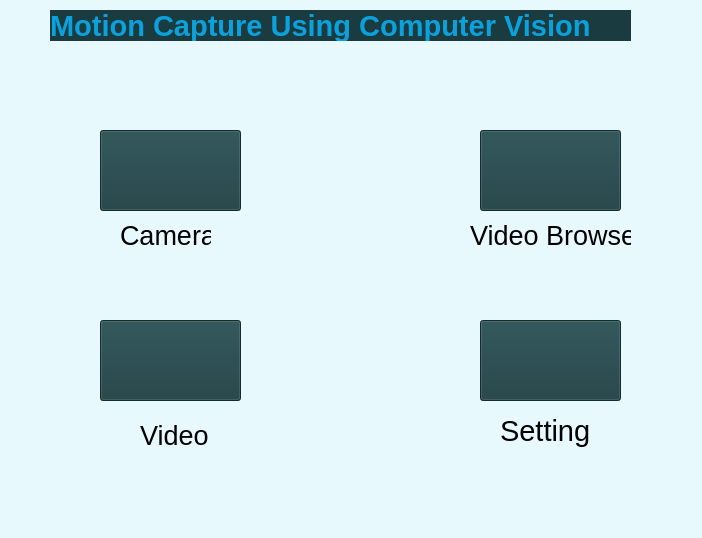
<?xml version="1.0" encoding="UTF-8"?>
<ui version="4.0">
 <class>MainWindow</class>
 <widget class="QMainWindow" name="MainWindow">
  <property name="geometry">
   <rect>
    <x>0</x>
    <y>0</y>
    <width>702</width>
    <height>538</height>
   </rect>
  </property>
  <property name="windowTitle">
   <string>MainWindow</string>
  </property>
  <property name="styleSheet">
   <string notr="true">background-color:rgb(232, 249, 253);</string>
  </property>
  <widget class="QWidget" name="centralwidget">
   <widget class="QPushButton" name="pushButton">
    <property name="geometry">
     <rect>
      <x>100</x>
      <y>130</y>
      <width>141</width>
      <height>81</height>
     </rect>
    </property>
    <property name="styleSheet">
     <string notr="true">image: url(:/new profile/7.png);
background-color: rgb(26, 60, 64);</string>
    </property>
    <property name="text">
     <string/>
    </property>
   </widget>
   <widget class="QPushButton" name="pushButton_2">
    <property name="geometry">
     <rect>
      <x>480</x>
      <y>130</y>
      <width>141</width>
      <height>81</height>
     </rect>
    </property>
    <property name="styleSheet">
     <string notr="true">image: url(:/new profile/9.png);
background-color:rgb(26, 60, 64);</string>
    </property>
    <property name="text">
     <string/>
    </property>
   </widget>
   <widget class="QPushButton" name="pushButton_3">
    <property name="geometry">
     <rect>
      <x>480</x>
      <y>320</y>
      <width>141</width>
      <height>81</height>
     </rect>
    </property>
    <property name="styleSheet">
     <string notr="true">background-color:rgb(26, 60, 64);


image: url(:/new profile/6.png);</string>
    </property>
    <property name="text">
     <string/>
    </property>
   </widget>
   <widget class="QPushButton" name="pushButton_4">
    <property name="geometry">
     <rect>
      <x>100</x>
      <y>320</y>
      <width>141</width>
      <height>81</height>
     </rect>
    </property>
    <property name="styleSheet">
     <string notr="true">image: url(:/new profile/8.png);
background-color:rgb(26, 60, 64);</string>
    </property>
    <property name="text">
     <string/>
    </property>
   </widget>
   <widget class="QLabel" name="label">
    <property name="geometry">
     <rect>
      <x>50</x>
      <y>10</y>
      <width>581</width>
      <height>31</height>
     </rect>
    </property>
    <property name="font">
     <font>
      <pointsize>22</pointsize>
      <weight>75</weight>
      <bold>true</bold>
     </font>
    </property>
    <property name="styleSheet">
     <string notr="true">background-color: rgb(26, 60, 64);
  color: rgb(10, 161, 221);</string>
    </property>
    <property name="text">
     <string>Motion Capture Using Computer Vision</string>
    </property>
   </widget>
   <widget class="QLabel" name="label_2">
    <property name="geometry">
     <rect>
      <x>120</x>
      <y>220</y>
      <width>91</width>
      <height>31</height>
     </rect>
    </property>
    <property name="font">
     <font>
      <pointsize>20</pointsize>
     </font>
    </property>
    <property name="styleSheet">
     <string notr="true"/>
    </property>
    <property name="text">
     <string>Camera </string>
    </property>
   </widget>
   <widget class="QLabel" name="label_3">
    <property name="geometry">
     <rect>
      <x>470</x>
      <y>220</y>
      <width>161</width>
      <height>31</height>
     </rect>
    </property>
    <property name="font">
     <font>
      <pointsize>20</pointsize>
     </font>
    </property>
    <property name="text">
     <string>Video Browse </string>
    </property>
   </widget>
   <widget class="QLabel" name="label_4">
    <property name="geometry">
     <rect>
      <x>140</x>
      <y>420</y>
      <width>71</width>
      <height>31</height>
     </rect>
    </property>
    <property name="font">
     <font>
      <pointsize>20</pointsize>
     </font>
    </property>
    <property name="text">
     <string>Video</string>
    </property>
   </widget>
   <widget class="QLabel" name="label_5">
    <property name="geometry">
     <rect>
      <x>500</x>
      <y>410</y>
      <width>91</width>
      <height>41</height>
     </rect>
    </property>
    <property name="font">
     <font>
      <pointsize>22</pointsize>
     </font>
    </property>
    <property name="text">
     <string>Setting</string>
    </property>
   </widget>
  </widget>
  <widget class="QMenuBar" name="menubar">
   <property name="geometry">
    <rect>
     <x>0</x>
     <y>0</y>
     <width>702</width>
     <height>21</height>
    </rect>
   </property>
  </widget>
  <widget class="QStatusBar" name="statusbar"/>
 </widget>
 <resources>
  <include location="../../../../OneDrive/Desktop/file/source.qrc"/>
 </resources>
 <connections/>
</ui>
